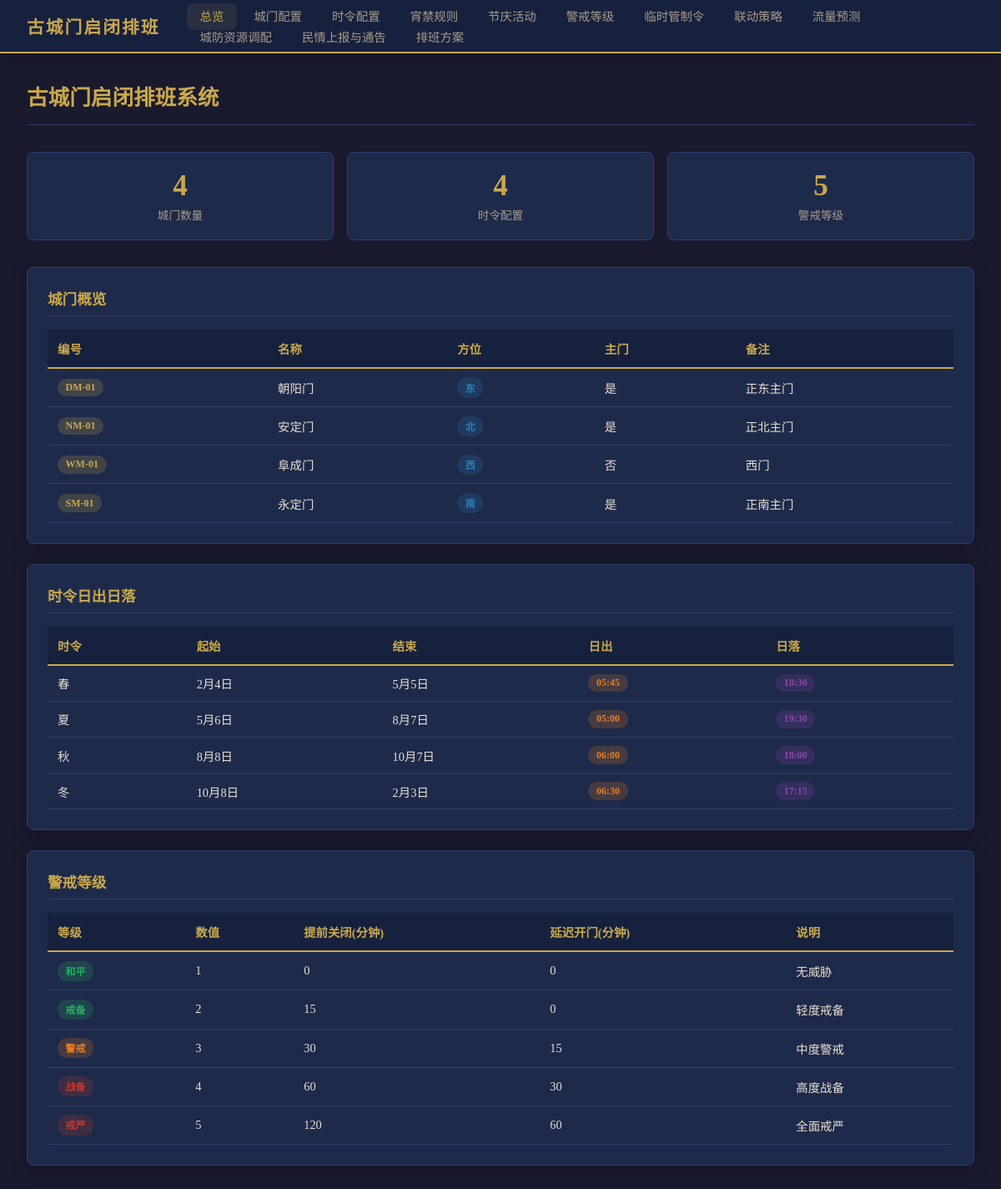
/, run on an earlier commit of the app's database.
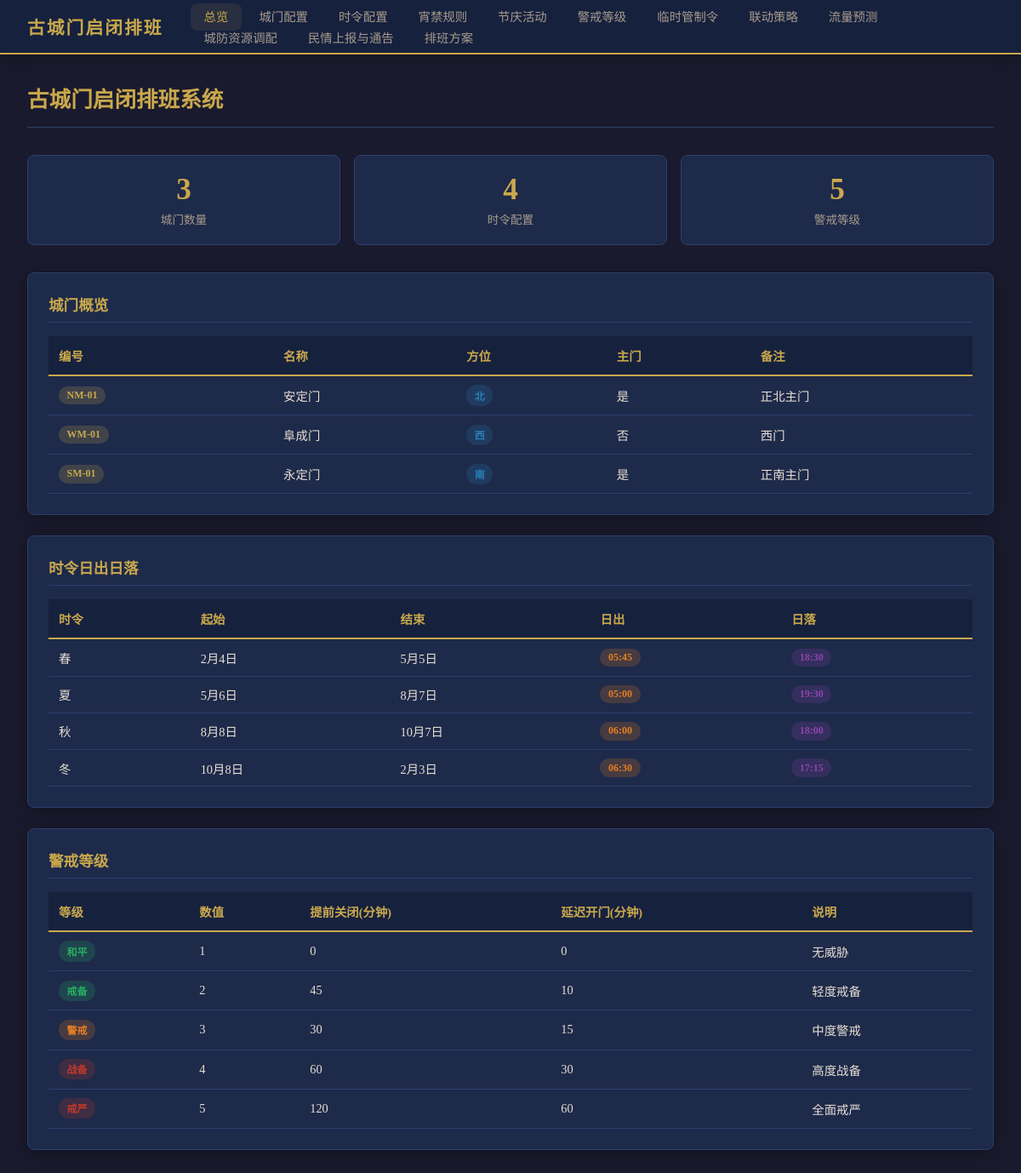
And on a later commit of the database.
### tables this page shows
CREATE TABLE alert_levels (
            id INTEGER PRIMARY KEY AUTOINCREMENT,
            level_name TEXT UNIQUE NOT NULL,
            level_value INTEGER UNIQUE NOT NULL CHECK(level_value BETWEEN 1 AND 5),
            close_advance_minutes INTEGER NOT NULL DEFAULT 0,
            open_delay_minutes INTEGER NOT NULL DEFAULT 0,
            description TEXT DEFAULT ''
        );

### main.py (the view)
@app.get("/", response_class=HTMLResponse)
async def index(request: Request):
    conn = get_db()
    gates = conn.execute("SELECT * FROM gates").fetchall()
    seasons = conn.execute("SELECT * FROM seasons").fetchall()
    alert_levels = conn.execute("SELECT * FROM alert_levels ORDER BY level_value").fetchall()
    conn.close()
    return templates.TemplateResponse("index.html", {
        "request": request,
        "gates": gates,
        "seasons": seasons,
        "alert_levels": alert_levels,
        "active_page": "home",
    })

### templates/index.html (shortened to what this page needs)
{% extends "base.html" %}
{% block content %}
<div class="page-header">
    <h1>古城门启闭排班系统</h1>
</div>
<div class="stats-grid">
    <div class="stat-card">
        <div class="stat-value">{{ gates|length }}</div>
        <div class="stat-label">城门数量</div>
    </div>
    <div class="stat-card">
        <div class="stat-value">{{ seasons|length }}</div>
        <div class="stat-label">时令配置</div>
    </div>
    <div class="stat-card">
        <div class="stat-value">{{ alert_levels|length }}</div>
        <div class="stat-label">警戒等级</div>
    </div>
</div>
<div class="card">
    <h2>城门概览</h2>
    <div class="table-responsive">
        <table>
            <thead>
                <tr>
                    <th>编号</th>
                    <th>名称</th>
                    <th>方位</th>
                    <th>主门</th>
                    <th>备注</th>
                </tr>
            </thead>
            <tbody>
                {% for gate in gates %}
                <tr>
                    <td><span class="badge badge-gold">{{ gate.gate_code }}</span></td>
                    <td>{{ gate.gate_name }}</td>
                    <td><span class="badge badge-blue">{{ gate.direction }}</span></td>
                    <td>{{ '是' if gate.is_main else '否' }}</td>
                    <td>{{ gate.notes or '-' }}</td>
                </tr>
                {% endfor %}
            </tbody>
        </table>
    </div>
</div>
<div class="card">
    <h2>时令日出日落</h2>
    <div class="table-responsive">
        <table>
            <thead>
                <tr>
                    <th>时令</th>
                    <th>起始</th>
                    <th>结束</th>
                    <th>日出</th>
                    <th>日落</th>
                </tr>
            </thead>
            <tbody>
                {% for s in seasons %}
                <tr>
                    <td>{{ s.season_name }}</td>
                    <td>{{ s.start_month }}月{{ s.start_day }}日</td>
                    <td>{{ s.end_month }}月{{ s.end_day }}日</td>
                    <td><span class="badge badge-orange">{{ s.sunrise_time }}</span></td>
                    <td><span class="badge badge-purple">{{ s.sunset_time }}</span></td>
                </tr>
                {% endfor %}
            </tbody>
        </table>
    </div>
</div>
<div class="card">
    <h2>警戒等级</h2>
    <div class="table-responsive">
        <table>
            <thead>
                <tr>
                    <th>等级</th>
                    <th>数值</th>
                    <th>提前关闭(分钟)</th>
                    <th>延迟开门(分钟)</th>
                    <th>说明</th>
                </tr>
            </thead>
            <tbody>
                {% for a in alert_levels %}
                <tr>
                    <td><span class="badge {% if a.level_value >= 4 %}badge-red{% elif a.level_value >= 3 %}badge-orange{% else %}badge-green{% endif %}">{{ a.level_name }}</span></td>
                    <td>{{ a.level_value }}</td>
                    <td>{{ a.close_advance_minutes }}</td>
                    <td>{{ a.open_delay_minutes }}</td>
                    <td>{{ a.description or '-' }}</td>
                </tr>
                {% endfor %}
            </tbody>
        </table>
    </div>
</div>
{% endblock %}

What changed in the data, as far as the page shows it:
changed alert_levels "轻度戒备": close_advance_minutes "15" → "45"; open_delay_minutes "0" → "10"
Also different on the page:
{{ gates|length }}: "4" → "3"
list line gone: "DM-01 朝阳门 东 是 正东主门"
